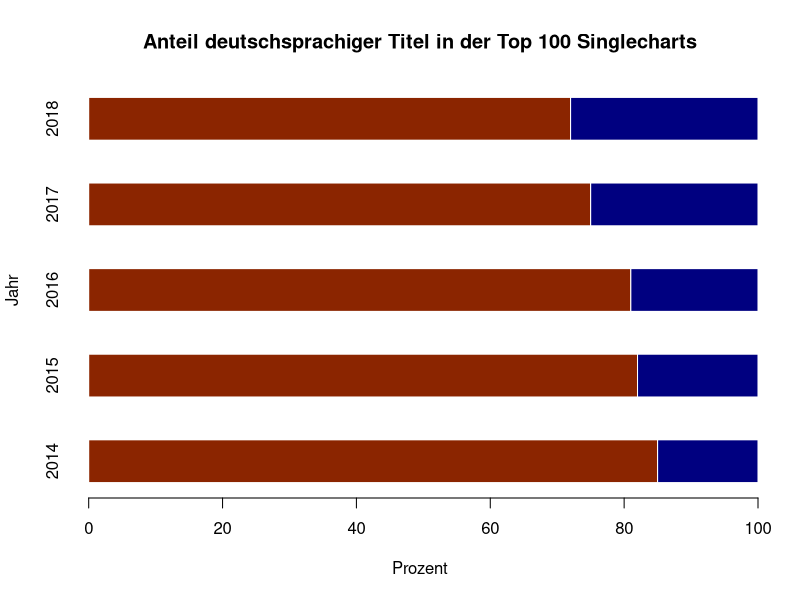
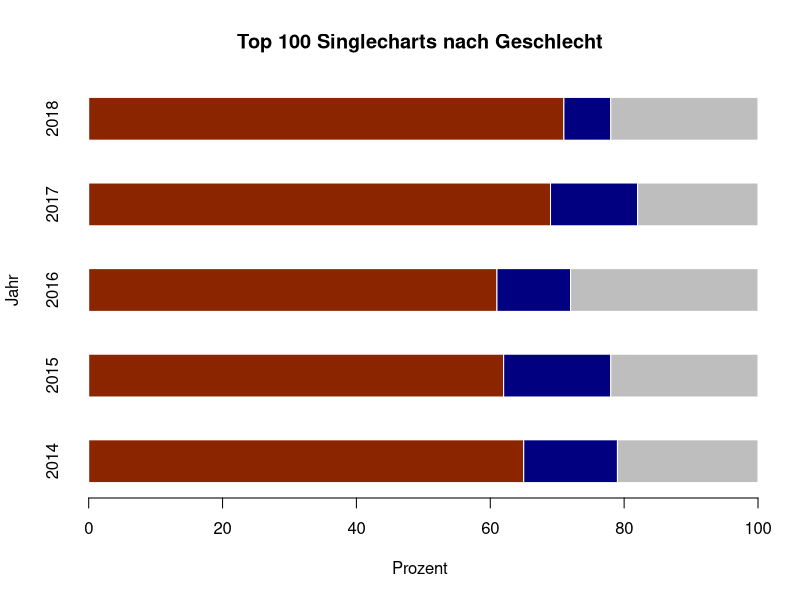
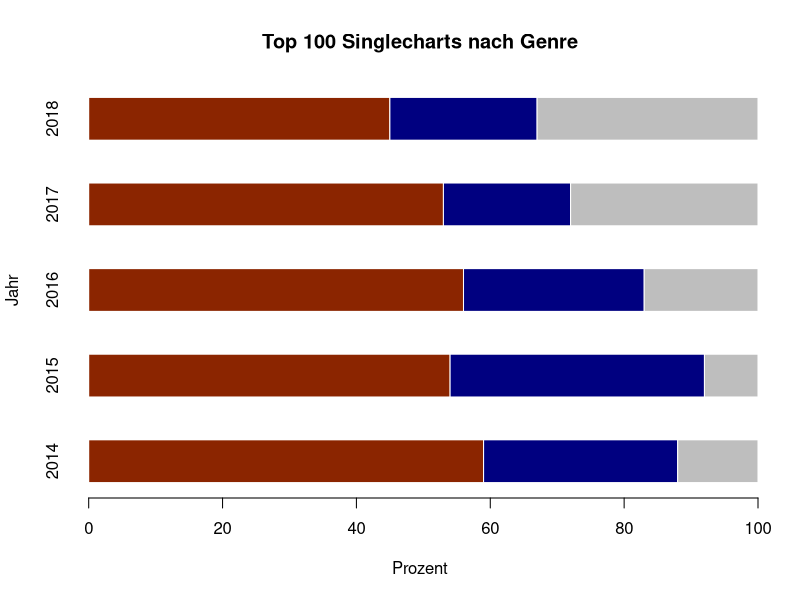

R code for these plots, in order:
####################################################################
# Projekt: Analyse Top 100 Singlecharts                            #
# Stand: 28.05.2019                                                #
####################################################################


# Datensatz einlesen: 
charts <- read.csv2("Datensatz_Charts.csv", header = TRUE, sep = ";")

####################################################################
# Datensatz: Datensatz_Charts                                      #
#                                                                  #
# Der Datensatz enthält die Top100 Singlejahrescharts von 2014 bis #
# 2018. Variablen: Jahr, Position, Titel, Interpret, Geschlecht    #
# Interpret, Sprache des Titels, Genre des Titels                  # 
#                                                                  #
# Eigene Datenakkumulation                                         #
# Datenquelle: https://www.offiziellecharts.de/charts/single-jahr  #
# Vorgehen bei Datensatzerstellung und Codes siehe readme          #
####################################################################

# Bereinigung Datensatz: Löschung der leeren Spalten 8 und 9:
charts <- charts[, -c(8,9)]

# Deskriptive Analysen: Bedingte Häufigkeiten
# Frage 1: Wie hat sich der Anteil deutschsprachig gesungener Songs 
# entwickelt - nach Jahren?

table(charts$Jahr, charts$Deutsch)

# Grafische Auswertung: 
barplot(table(charts$Deutsch, charts$Jahr), 
        horiz = TRUE, 
        col = c("orangered4", "navyblue"),
        border = "white",
        space = 1,
        xlab = "Prozent", 
        ylab = "Jahr", 
        main = "Anteil deutschsprachiger Titel in der Top 100 Singlecharts")

# Ausgabe Daten für Redaktion: 
deutsch <- data.frame(table(charts$Jahr, charts$Deutsch))
colnames(deutsch) <- c("Jahr", "Deutsch", "Häufigkeit")
write.csv2(deutsch, file = "Deutsch.csv")

# Frage 2: Wie hat sich der Anteil von Singles entwickelt, deren 
# Interpreten ausschließlich Männer waren - nach Jahren?

table(charts$Jahr, charts$Geschlecht)

# Grafische Auswertung: 
barplot(table(charts$Geschlecht, charts$Jahr), 
        horiz = TRUE, 
        col = c("orangered4", "navyblue", "grey"),
        border = "white",
        space = 1,
        xlab = "Prozent", 
        ylab = "Jahr", 
        main = "Top 100 Singlecharts nach Geschlecht")

# Ausgabe Daten für Redaktion: 
geschl <- data.frame(table(charts$Jahr, charts$Geschlecht))
colnames(geschl) <- c("Jahr", "Geschlecht", "Häufigkeit")
write.csv2(geschl, file = "Geschlecht.csv")

# Frage 3: Wie hat sich der Anteil verschiedener Genre entwickelt - 
# nach Jahren?

table(charts$Jahr, charts$Genre)

# Grafische Auswertung: 
barplot(table(charts$Genre, charts$Jahr), 
        horiz = TRUE, 
        col = c("orangered4", "navyblue", "grey"),
        border = "white",
        space = 1,
        xlab = "Prozent", 
        ylab = "Jahr", 
        main = "Top 100 Singlecharts nach Genre")

# Ausgabe Daten für Redaktion: 
genre <- data.frame(table(charts$Jahr, charts$Genre))
colnames(genre) <- c("Jahr", "Genre", "Häufigkeit")
write.csv2(genre, file = "Genre.csv")

# Frage 4: Wie hoch ist der Anteil der Frauen nach Genre?
geschl_genre <- data.frame(table(charts$Genre, charts$Geschlecht))
colnames(geschl_genre) <- c("Genre", "Geschlecht", "Häufigkeit")
write.csv2(geschl_genre, file = "Geschlecht_Genre.csv")

# Ende. 


